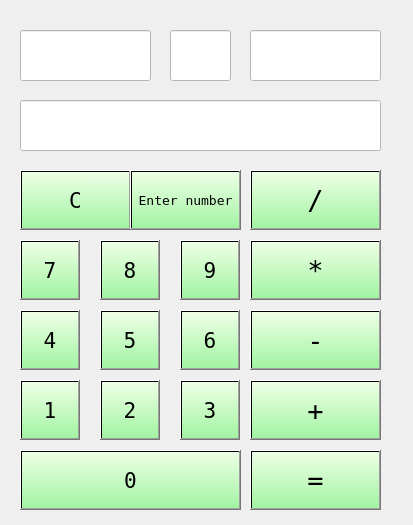
<?xml version="1.0" encoding="UTF-8"?>
<ui version="4.0">
 <class>Laskin</class>
 <widget class="QMainWindow" name="Laskin">
  <property name="geometry">
   <rect>
    <x>0</x>
    <y>0</y>
    <width>413</width>
    <height>525</height>
   </rect>
  </property>
  <property name="windowTitle">
   <string>Laskin</string>
  </property>
  <property name="styleSheet">
   <string notr="true">
</string>
  </property>
  <widget class="QWidget" name="centralwidget">
   <property name="styleSheet">
    <string notr="true">.QWidget{
background-image: url(:/ui/kuvat/laskinbg.jpg);
}
.QPushButton{
background-color: qlineargradient(spread:pad, x1:0.52, y1:0, x2:0.519553, y2:1, stop:0 rgba(239, 255, 230, 255), stop:1 rgba(161, 244, 162, 255));
color: #000000;
}
.QLineEdit{
background-color: #FFFFFF;
color: #000000;
}
.QLineEdit #enabled{
background-color: #000000;
}</string>
   </property>
   <widget class="QLineEdit" name="result">
    <property name="enabled">
     <bool>false</bool>
    </property>
    <property name="geometry">
     <rect>
      <x>20</x>
      <y>100</y>
      <width>361</width>
      <height>51</height>
     </rect>
    </property>
    <property name="font">
     <font>
      <family>Terminal</family>
      <pointsize>22</pointsize>
     </font>
    </property>
    <property name="text">
     <string/>
    </property>
    <property name="alignment">
     <set>Qt::AlignmentFlag::AlignBottom|Qt::AlignmentFlag::AlignRight|Qt::AlignmentFlag::AlignTrailing</set>
    </property>
    <property name="readOnly">
     <bool>true</bool>
    </property>
   </widget>
   <widget class="QPushButton" name="btn7">
    <property name="geometry">
     <rect>
      <x>20</x>
      <y>240</y>
      <width>60</width>
      <height>60</height>
     </rect>
    </property>
    <property name="font">
     <font>
      <family>Terminal</family>
      <pointsize>16</pointsize>
     </font>
    </property>
    <property name="text">
     <string>7</string>
    </property>
   </widget>
   <widget class="QPushButton" name="btn8">
    <property name="geometry">
     <rect>
      <x>100</x>
      <y>240</y>
      <width>60</width>
      <height>60</height>
     </rect>
    </property>
    <property name="font">
     <font>
      <family>Terminal</family>
      <pointsize>16</pointsize>
     </font>
    </property>
    <property name="text">
     <string>8</string>
    </property>
   </widget>
   <widget class="QPushButton" name="btn9">
    <property name="geometry">
     <rect>
      <x>180</x>
      <y>240</y>
      <width>60</width>
      <height>60</height>
     </rect>
    </property>
    <property name="font">
     <font>
      <family>Terminal</family>
      <pointsize>16</pointsize>
     </font>
    </property>
    <property name="text">
     <string>9</string>
    </property>
   </widget>
   <widget class="QPushButton" name="btn0">
    <property name="geometry">
     <rect>
      <x>20</x>
      <y>450</y>
      <width>221</width>
      <height>60</height>
     </rect>
    </property>
    <property name="font">
     <font>
      <family>Terminal</family>
      <pointsize>16</pointsize>
     </font>
    </property>
    <property name="text">
     <string>0</string>
    </property>
   </widget>
   <widget class="QPushButton" name="btnPlus">
    <property name="geometry">
     <rect>
      <x>250</x>
      <y>380</y>
      <width>131</width>
      <height>60</height>
     </rect>
    </property>
    <property name="font">
     <font>
      <family>Terminal</family>
      <pointsize>20</pointsize>
     </font>
    </property>
    <property name="text">
     <string>+</string>
    </property>
   </widget>
   <widget class="QPushButton" name="btn4">
    <property name="geometry">
     <rect>
      <x>20</x>
      <y>310</y>
      <width>60</width>
      <height>60</height>
     </rect>
    </property>
    <property name="font">
     <font>
      <family>Terminal</family>
      <pointsize>16</pointsize>
     </font>
    </property>
    <property name="text">
     <string>4</string>
    </property>
   </widget>
   <widget class="QPushButton" name="btn5">
    <property name="geometry">
     <rect>
      <x>100</x>
      <y>310</y>
      <width>60</width>
      <height>60</height>
     </rect>
    </property>
    <property name="font">
     <font>
      <family>Terminal</family>
      <pointsize>16</pointsize>
     </font>
    </property>
    <property name="text">
     <string>5</string>
    </property>
   </widget>
   <widget class="QPushButton" name="btn6">
    <property name="geometry">
     <rect>
      <x>180</x>
      <y>310</y>
      <width>60</width>
      <height>60</height>
     </rect>
    </property>
    <property name="font">
     <font>
      <family>Terminal</family>
      <pointsize>16</pointsize>
     </font>
    </property>
    <property name="text">
     <string>6</string>
    </property>
   </widget>
   <widget class="QPushButton" name="btn3">
    <property name="geometry">
     <rect>
      <x>180</x>
      <y>380</y>
      <width>60</width>
      <height>60</height>
     </rect>
    </property>
    <property name="font">
     <font>
      <family>Terminal</family>
      <pointsize>16</pointsize>
     </font>
    </property>
    <property name="text">
     <string>3</string>
    </property>
   </widget>
   <widget class="QPushButton" name="btnEql">
    <property name="geometry">
     <rect>
      <x>250</x>
      <y>450</y>
      <width>131</width>
      <height>60</height>
     </rect>
    </property>
    <property name="font">
     <font>
      <family>Terminal</family>
      <pointsize>20</pointsize>
     </font>
    </property>
    <property name="text">
     <string>=</string>
    </property>
   </widget>
   <widget class="QPushButton" name="btn1">
    <property name="geometry">
     <rect>
      <x>20</x>
      <y>380</y>
      <width>60</width>
      <height>60</height>
     </rect>
    </property>
    <property name="font">
     <font>
      <family>Terminal</family>
      <pointsize>16</pointsize>
     </font>
    </property>
    <property name="text">
     <string>1</string>
    </property>
   </widget>
   <widget class="QPushButton" name="btn2">
    <property name="geometry">
     <rect>
      <x>100</x>
      <y>380</y>
      <width>60</width>
      <height>60</height>
     </rect>
    </property>
    <property name="font">
     <font>
      <family>Terminal</family>
      <pointsize>16</pointsize>
     </font>
    </property>
    <property name="text">
     <string>2</string>
    </property>
   </widget>
   <widget class="QPushButton" name="btnMin">
    <property name="geometry">
     <rect>
      <x>250</x>
      <y>310</y>
      <width>131</width>
      <height>60</height>
     </rect>
    </property>
    <property name="font">
     <font>
      <family>Terminal</family>
      <pointsize>20</pointsize>
     </font>
    </property>
    <property name="text">
     <string>-</string>
    </property>
   </widget>
   <widget class="QPushButton" name="btnMul">
    <property name="geometry">
     <rect>
      <x>250</x>
      <y>240</y>
      <width>131</width>
      <height>60</height>
     </rect>
    </property>
    <property name="font">
     <font>
      <family>Terminal</family>
      <pointsize>20</pointsize>
     </font>
    </property>
    <property name="text">
     <string>*</string>
    </property>
   </widget>
   <widget class="QPushButton" name="btnDiv">
    <property name="geometry">
     <rect>
      <x>250</x>
      <y>170</y>
      <width>131</width>
      <height>60</height>
     </rect>
    </property>
    <property name="font">
     <font>
      <family>Terminal</family>
      <pointsize>20</pointsize>
     </font>
    </property>
    <property name="text">
     <string>/</string>
    </property>
   </widget>
   <widget class="QPushButton" name="btnClr">
    <property name="geometry">
     <rect>
      <x>20</x>
      <y>170</y>
      <width>111</width>
      <height>60</height>
     </rect>
    </property>
    <property name="font">
     <font>
      <family>Terminal</family>
      <pointsize>16</pointsize>
     </font>
    </property>
    <property name="text">
     <string>C</string>
    </property>
   </widget>
   <widget class="QLineEdit" name="num1">
    <property name="enabled">
     <bool>true</bool>
    </property>
    <property name="geometry">
     <rect>
      <x>20</x>
      <y>30</y>
      <width>131</width>
      <height>51</height>
     </rect>
    </property>
    <property name="font">
     <font>
      <family>Terminal</family>
      <pointsize>22</pointsize>
     </font>
    </property>
    <property name="text">
     <string/>
    </property>
    <property name="alignment">
     <set>Qt::AlignmentFlag::AlignCenter</set>
    </property>
    <property name="readOnly">
     <bool>true</bool>
    </property>
   </widget>
   <widget class="QLineEdit" name="operand">
    <property name="enabled">
     <bool>false</bool>
    </property>
    <property name="geometry">
     <rect>
      <x>170</x>
      <y>30</y>
      <width>61</width>
      <height>51</height>
     </rect>
    </property>
    <property name="font">
     <font>
      <family>Terminal</family>
      <pointsize>22</pointsize>
     </font>
    </property>
    <property name="text">
     <string/>
    </property>
    <property name="alignment">
     <set>Qt::AlignmentFlag::AlignCenter</set>
    </property>
    <property name="readOnly">
     <bool>true</bool>
    </property>
   </widget>
   <widget class="QLineEdit" name="num2">
    <property name="enabled">
     <bool>false</bool>
    </property>
    <property name="geometry">
     <rect>
      <x>250</x>
      <y>30</y>
      <width>131</width>
      <height>51</height>
     </rect>
    </property>
    <property name="font">
     <font>
      <family>Terminal</family>
      <pointsize>22</pointsize>
     </font>
    </property>
    <property name="text">
     <string/>
    </property>
    <property name="alignment">
     <set>Qt::AlignmentFlag::AlignCenter</set>
    </property>
    <property name="readOnly">
     <bool>true</bool>
    </property>
   </widget>
   <widget class="QPushButton" name="btnEnt">
    <property name="geometry">
     <rect>
      <x>130</x>
      <y>170</y>
      <width>111</width>
      <height>60</height>
     </rect>
    </property>
    <property name="font">
     <font>
      <family>Terminal</family>
      <pointsize>10</pointsize>
     </font>
    </property>
    <property name="autoFillBackground">
     <bool>false</bool>
    </property>
    <property name="styleSheet">
     <string notr="true"/>
    </property>
    <property name="text">
     <string>Enter number</string>
    </property>
   </widget>
  </widget>
 </widget>
 <resources/>
 <connections/>
</ui>
